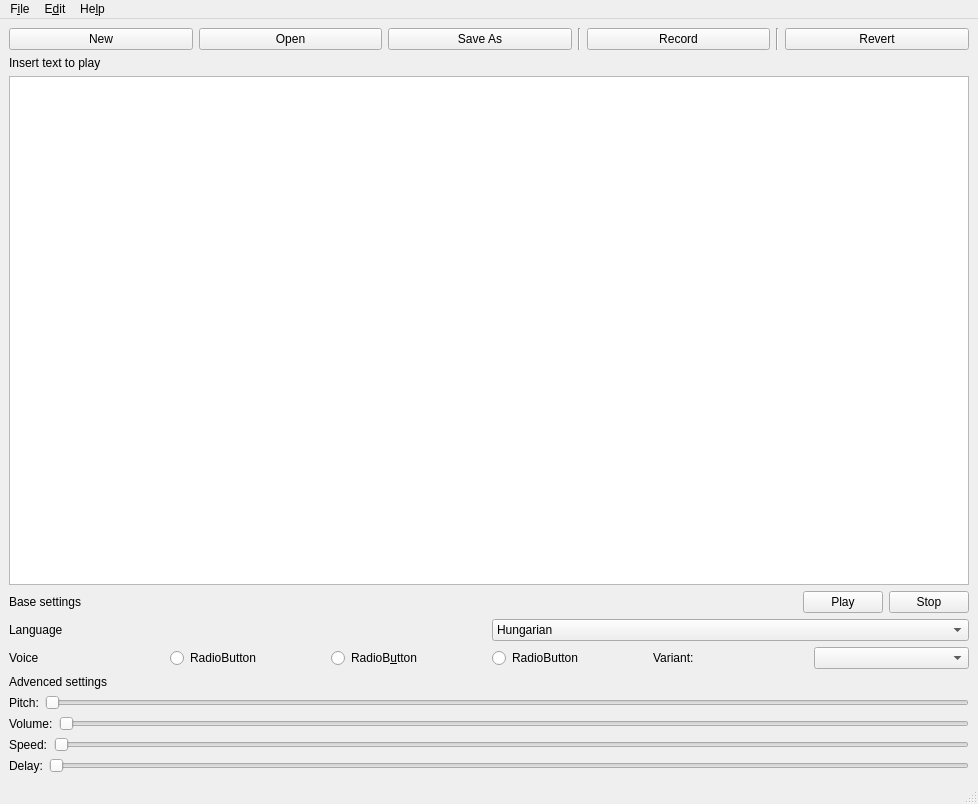
<?xml version="1.0" encoding="UTF-8"?>
<ui version="4.0">
 <class>MainWindow</class>
 <widget class="QMainWindow" name="MainWindow">
  <property name="geometry">
   <rect>
    <x>0</x>
    <y>0</y>
    <width>978</width>
    <height>804</height>
   </rect>
  </property>
  <property name="windowTitle">
   <string>MainWindow</string>
  </property>
  <widget class="QWidget" name="centralwidget">
   <layout class="QVBoxLayout" name="verticalLayout">
    <item>
     <layout class="QHBoxLayout" name="horizontalLayout">
      <item>
       <widget class="QPushButton" name="pushButton_3">
        <property name="text">
         <string>New</string>
        </property>
       </widget>
      </item>
      <item>
       <widget class="QPushButton" name="pushButton_2">
        <property name="text">
         <string>Open</string>
        </property>
       </widget>
      </item>
      <item>
       <widget class="QPushButton" name="pushButton">
        <property name="text">
         <string>Save As</string>
        </property>
       </widget>
      </item>
      <item>
       <widget class="Line" name="line">
        <property name="orientation">
         <enum>Qt::Vertical</enum>
        </property>
       </widget>
      </item>
      <item>
       <widget class="QPushButton" name="pushButton_4">
        <property name="text">
         <string>Record</string>
        </property>
       </widget>
      </item>
      <item>
       <widget class="Line" name="line_2">
        <property name="orientation">
         <enum>Qt::Vertical</enum>
        </property>
       </widget>
      </item>
      <item>
       <widget class="QPushButton" name="pushButton_5">
        <property name="text">
         <string>Revert</string>
        </property>
       </widget>
      </item>
     </layout>
    </item>
    <item>
     <widget class="QLabel" name="label">
      <property name="text">
       <string>Insert text to play</string>
      </property>
     </widget>
    </item>
    <item>
     <widget class="QTextEdit" name="textEdit"/>
    </item>
    <item>
     <layout class="QHBoxLayout" name="horizontalLayout_2">
      <item>
       <widget class="QLabel" name="label_2">
        <property name="text">
         <string>Base settings</string>
        </property>
       </widget>
      </item>
      <item>
       <spacer name="horizontalSpacer">
        <property name="orientation">
         <enum>Qt::Horizontal</enum>
        </property>
        <property name="sizeHint" stdset="0">
         <size>
          <width>40</width>
          <height>20</height>
         </size>
        </property>
       </spacer>
      </item>
      <item>
       <widget class="QPushButton" name="pushButton_6">
        <property name="text">
         <string>Play</string>
        </property>
       </widget>
      </item>
      <item>
       <widget class="QPushButton" name="pushButton_7">
        <property name="text">
         <string>Stop</string>
        </property>
       </widget>
      </item>
     </layout>
    </item>
    <item>
     <layout class="QHBoxLayout" name="horizontalLayout_3">
      <item>
       <widget class="QLabel" name="label_3">
        <property name="text">
         <string>Language</string>
        </property>
       </widget>
      </item>
      <item>
       <widget class="QComboBox" name="comboBox">
        <item>
         <property name="text">
          <string>Hungarian</string>
         </property>
        </item>
        <item>
         <property name="text">
          <string>English</string>
         </property>
        </item>
       </widget>
      </item>
     </layout>
    </item>
    <item>
     <layout class="QHBoxLayout" name="horizontalLayout_4">
      <item>
       <widget class="QLabel" name="label_4">
        <property name="text">
         <string>Voice</string>
        </property>
       </widget>
      </item>
      <item>
       <widget class="QRadioButton" name="radioButton_2">
        <property name="text">
         <string>RadioButton</string>
        </property>
       </widget>
      </item>
      <item>
       <widget class="QRadioButton" name="radioButton">
        <property name="text">
         <string>RadioB&amp;utton</string>
        </property>
       </widget>
      </item>
      <item>
       <widget class="QRadioButton" name="radioButton_3">
        <property name="text">
         <string>RadioButton</string>
        </property>
       </widget>
      </item>
      <item>
       <widget class="QLabel" name="label_10">
        <property name="text">
         <string>Variant:</string>
        </property>
       </widget>
      </item>
      <item>
       <widget class="QComboBox" name="comboBox_2"/>
      </item>
     </layout>
    </item>
    <item>
     <widget class="QLabel" name="label_5">
      <property name="text">
       <string>Advenced settings</string>
      </property>
     </widget>
    </item>
    <item>
     <layout class="QHBoxLayout" name="horizontalLayout_5">
      <item>
       <widget class="QLabel" name="label_6">
        <property name="text">
         <string>Pitch:</string>
        </property>
       </widget>
      </item>
      <item>
       <widget class="QSlider" name="horizontalSlider_4">
        <property name="orientation">
         <enum>Qt::Horizontal</enum>
        </property>
       </widget>
      </item>
     </layout>
    </item>
    <item>
     <layout class="QHBoxLayout" name="horizontalLayout_6">
      <item>
       <widget class="QLabel" name="label_7">
        <property name="text">
         <string>Volume:</string>
        </property>
       </widget>
      </item>
      <item>
       <widget class="QSlider" name="horizontalSlider_3">
        <property name="orientation">
         <enum>Qt::Horizontal</enum>
        </property>
       </widget>
      </item>
     </layout>
    </item>
    <item>
     <layout class="QHBoxLayout" name="horizontalLayout_7">
      <item>
       <widget class="QLabel" name="label_8">
        <property name="text">
         <string>Speed:</string>
        </property>
       </widget>
      </item>
      <item>
       <widget class="QSlider" name="horizontalSlider_2">
        <property name="orientation">
         <enum>Qt::Horizontal</enum>
        </property>
       </widget>
      </item>
     </layout>
    </item>
    <item>
     <layout class="QHBoxLayout" name="horizontalLayout_8">
      <item>
       <widget class="QLabel" name="label_9">
        <property name="text">
         <string>Delay:</string>
        </property>
       </widget>
      </item>
      <item>
       <widget class="QSlider" name="horizontalSlider">
        <property name="orientation">
         <enum>Qt::Horizontal</enum>
        </property>
       </widget>
      </item>
     </layout>
    </item>
   </layout>
  </widget>
  <widget class="QStatusBar" name="statusbar"/>
  <widget class="QMenuBar" name="menubar">
   <property name="geometry">
    <rect>
     <x>0</x>
     <y>0</y>
     <width>978</width>
     <height>27</height>
    </rect>
   </property>
   <widget class="QMenu" name="menuFile">
    <property name="title">
     <string>F&amp;ile</string>
    </property>
   </widget>
   <widget class="QMenu" name="menuEdit">
    <property name="title">
     <string>E&amp;dit</string>
    </property>
   </widget>
   <widget class="QMenu" name="menuHelp">
    <property name="title">
     <string>He&amp;lp</string>
    </property>
   </widget>
   <addaction name="menuFile"/>
   <addaction name="menuEdit"/>
   <addaction name="menuHelp"/>
  </widget>
 </widget>
 <resources/>
 <connections/>
</ui>
